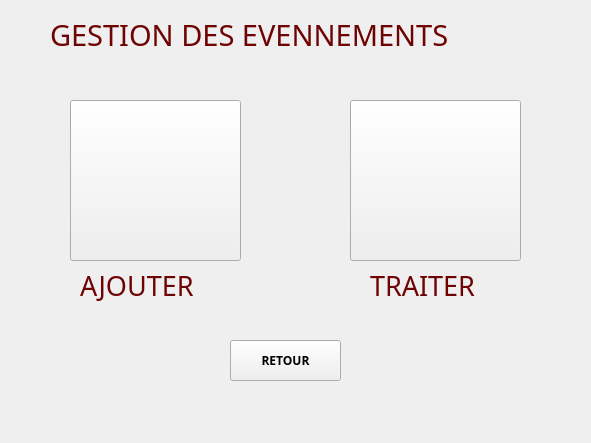
<?xml version="1.0" encoding="UTF-8"?>
<ui version="4.0">
 <class>Gestion_Event</class>
 <widget class="QWidget" name="Gestion_Event">
  <property name="geometry">
   <rect>
    <x>0</x>
    <y>0</y>
    <width>591</width>
    <height>443</height>
   </rect>
  </property>
  <property name="windowTitle">
   <string>Form</string>
  </property>
  <widget class="QPushButton" name="pushButton">
   <property name="geometry">
    <rect>
     <x>230</x>
     <y>340</y>
     <width>111</width>
     <height>41</height>
    </rect>
   </property>
   <property name="font">
    <font>
     <family>Century Gothic</family>
     <weight>75</weight>
     <bold>true</bold>
    </font>
   </property>
   <property name="text">
    <string>RETOUR</string>
   </property>
   <property name="icon">
    <iconset>
     <normaloff>:/icons/icons8_back_to_200px.png</normaloff>:/icons/icons8_back_to_200px.png</iconset>
   </property>
   <property name="iconSize">
    <size>
     <width>30</width>
     <height>30</height>
    </size>
   </property>
  </widget>
  <widget class="QLabel" name="label_3">
   <property name="geometry">
    <rect>
     <x>370</x>
     <y>260</y>
     <width>141</width>
     <height>51</height>
    </rect>
   </property>
   <property name="font">
    <font>
     <family>Century Gothic</family>
     <pointsize>20</pointsize>
    </font>
   </property>
   <property name="text">
    <string>&lt;html&gt;&lt;head/&gt;&lt;body&gt;&lt;p&gt;&lt;span style=&quot; color:#6f0303;&quot;&gt;TRAITER&lt;/span&gt;&lt;/p&gt;&lt;/body&gt;&lt;/html&gt;</string>
   </property>
  </widget>
  <widget class="QLabel" name="label">
   <property name="geometry">
    <rect>
     <x>50</x>
     <y>10</y>
     <width>491</width>
     <height>51</height>
    </rect>
   </property>
   <property name="font">
    <font>
     <family>Century Gothic</family>
     <pointsize>22</pointsize>
     <weight>50</weight>
     <bold>false</bold>
    </font>
   </property>
   <property name="text">
    <string>&lt;html&gt;&lt;head/&gt;&lt;body&gt;&lt;p&gt;&lt;span style=&quot; color:#6f0303;&quot;&gt;GESTION DES EVENNEMENTS&lt;/span&gt;&lt;/p&gt;&lt;/body&gt;&lt;/html&gt;</string>
   </property>
  </widget>
  <widget class="QLabel" name="label_2">
   <property name="geometry">
    <rect>
     <x>80</x>
     <y>260</y>
     <width>141</width>
     <height>51</height>
    </rect>
   </property>
   <property name="font">
    <font>
     <family>Century Gothic</family>
     <pointsize>20</pointsize>
    </font>
   </property>
   <property name="text">
    <string>&lt;html&gt;&lt;head/&gt;&lt;body&gt;&lt;p&gt;&lt;span style=&quot; color:#6f0303;&quot;&gt;AJOUTER&lt;/span&gt;&lt;/p&gt;&lt;/body&gt;&lt;/html&gt;</string>
   </property>
  </widget>
  <widget class="QPushButton" name="traiter">
   <property name="geometry">
    <rect>
     <x>350</x>
     <y>100</y>
     <width>171</width>
     <height>161</height>
    </rect>
   </property>
   <property name="text">
    <string/>
   </property>
   <property name="icon">
    <iconset resource="images.qrc">
     <normaloff>:/icons/manage.png</normaloff>:/icons/manage.png</iconset>
   </property>
   <property name="iconSize">
    <size>
     <width>150</width>
     <height>150</height>
    </size>
   </property>
  </widget>
  <widget class="QPushButton" name="ajouter">
   <property name="geometry">
    <rect>
     <x>70</x>
     <y>100</y>
     <width>171</width>
     <height>161</height>
    </rect>
   </property>
   <property name="text">
    <string/>
   </property>
   <property name="icon">
    <iconset resource="images.qrc">
     <normaloff>:/icons/add.png</normaloff>:/icons/add.png</iconset>
   </property>
   <property name="iconSize">
    <size>
     <width>150</width>
     <height>150</height>
    </size>
   </property>
  </widget>
 </widget>
 <resources>
  <include location="images.qrc"/>
 </resources>
 <connections/>
</ui>
